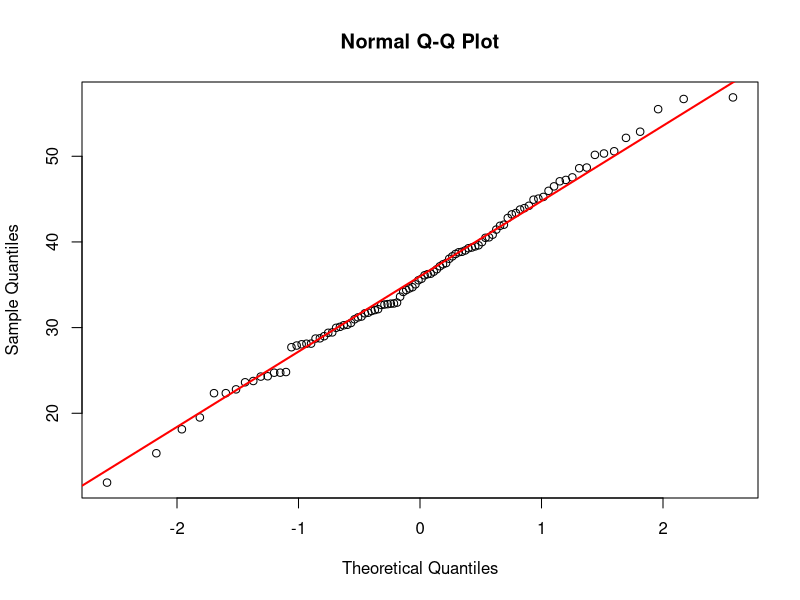

Reproduce this figure in R. (Note: this script raises an error after producing the figure.)
####                     Generalised Linear Models                              ####

# If y is not continuous or normally distributed, use glm() with the appropriate family

####                            Libraries                                       ####

# Load necessary libraries

library(ggplot2)
library(car)

####                     Create example dataset                                 ####

# Set seed for reproducibility

set.seed(123)

# Generate a dataset with 100 observations

dataset <- data.frame(
  age = rnorm(100, mean = 35, sd = 10),      # Age (normally distributed)
  income = rnorm(100, mean = 50000, sd = 15000),  # Income (normally distributed)
  purchase = rbinom(100, 1, prob = 0.5)      # Purchase (Binary: 0 or 1)
)


####                      Determine required GLM                                ####

# If dependent variable is normally distributed, use regular linear regression

# Normality check (Shapiro-Wilk Test):
shapiro.test(dataset$income) # If p<0.05, variable is not normally distributed


# Normality check (Q-Q Plot)
qqnorm(dataset$age)
qqline(dataset$age, col = "red", lwd = 2)  # Should follow the line if normally distributed


# If dependent variable is not normally distributed and binary, use Binomial

# If dependent variable is not normally distributed and count data, use Poisson


####                        Run required GLM                                    ####

# glm(independent ~ dependent + dependent, dataset, glm family)

### Gaussian - Continuous, but not normal

model <- glm(purchase ~ age + income, data = dataset, family = gaussian(link = "identity"))


### Binomial - Binary (0/1, Yes/No, Success/Fail)

model <- glm(purchase ~ age + income, data = dataset, family = binomial(link = "logit"))

### Poisson - Count Data (0,1,2,3… Events per Time Unit)

model <- glm(purchase ~ age + income, data = dataset, family = poisson(link = "log"))

### Quasi-Poisson - Overdispersed Count Data	 

model <- glm(purchase ~ age + income, data = dataset, family = quasipoisson(link = "log"))

### Gamma - Skewed Positive Continuous Data (Time, Cost)

model <- glm(purchase ~ age + income, data = dataset, family = Gamma(link = "inverse"))


####                  View and interpret model summary                          ####


# Key Points to Focus On:
#  Statistical significance of predictors: Look for p-values below 0.05 to identify significant variables.
#  Model fit: Check the difference between null and residual deviance to understand how well your model fits the data.
#  AIC: Compare AIC values across different models to see which fits best.
#  Residuals: Ensure residuals are evenly spread around zero and check for any patterns that suggest model problems.

# Retrieve model summary

summary(model)

# Intercept: when independents are zero
# Estimate: difference in dependent following an idependent unit change of one
# t-values: ratio of the coefficient estimate to the standard error. A higher t-value suggests the predictor is more likely to have a significant effect.
# p-value: tests the null hypothesis that the coefficient is zero (no effect). A p-value less than 0.05 typically indicates that the predictor is statistically significant.
# Null deviance: the deviance of the model with just the intercept (no predictors).
# Residual deviance: deviance of the fitted model with predictors included.
# AIC: AIC is a measure that balances model fit and complexity. Lower AIC values indicate a better-fitting model.


# Plot residuals
plot(model$residuals)

# Residuals: If residuals have a non-random pattern, it suggests model misfit (for example, non-linearity, heteroscedasticity, or omitted variables).
# Ideally, residuals should be scattered randomly around zero without any systematic patterns. If there’s a clear pattern (e.g., a curve or a trend), it suggests that the model is not properly capturing the relationship.
# The residuals should be symmetrically distributed around zero. If they are skewed, it could indicate that the model's assumptions (e.g., normality) are violated.
